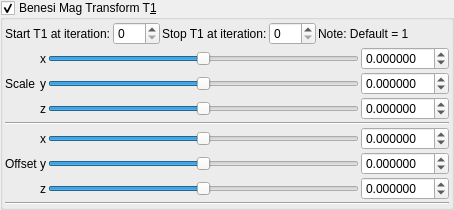
    <widget class="MyGroupBox" name="groupCheck_transf_benesi_T1_enabled_false">
     <property name="toolTip">
      <string/>
     </property>
     <property name="title">
      <string>Benesi Mag Transform T&amp;1</string>
     </property>
     <property name="checkable">
      <bool>true</bool>
     </property>
     <layout class="QVBoxLayout" name="verticalLayout_29" stretch="0,0,0">
      <property name="spacing">
       <number>2</number>
      </property>
      <property name="leftMargin">
       <number>2</number>
      </property>
      <property name="topMargin">
       <number>2</number>
      </property>
      <property name="rightMargin">
       <number>2</number>
      </property>
      <property name="bottomMargin">
       <number>2</number>
      </property>
      <item>
       <layout class="QGridLayout" name="gridLayout_62">
        <property name="spacing">
         <number>2</number>
        </property>
        <item row="1" column="5">
         <spacer name="horizontalSpacer_35">
          <property name="orientation">
           <enum>Qt::Horizontal</enum>
          </property>
          <property name="sizeHint" stdset="0">
           <size>
            <width>40</width>
            <height>20</height>
           </size>
          </property>
         </spacer>
        </item>
        <item row="1" column="2">
         <widget class="QLabel" name="label_247">
          <property name="text">
           <string>Stop T1 at iteration:</string>
          </property>
         </widget>
        </item>
        <item row="1" column="3">
         <widget class="MySpinBox" name="spinboxInt_transf_stop_iterationsT_1">
          <property name="sizePolicy">
           <sizepolicy hsizetype="Minimum" vsizetype="Maximum">
            <horstretch>0</horstretch>
            <verstretch>0</verstretch>
           </sizepolicy>
          </property>
          <property name="maximum">
           <number>250</number>
          </property>
         </widget>
        </item>
        <item row="1" column="1">
         <widget class="MySpinBox" name="spinboxInt_transf_start_iterations">
          <property name="sizePolicy">
           <sizepolicy hsizetype="Minimum" vsizetype="Maximum">
            <horstretch>0</horstretch>
            <verstretch>0</verstretch>
           </sizepolicy>
          </property>
          <property name="maximum">
           <number>250</number>
          </property>
         </widget>
        </item>
        <item row="1" column="0">
         <widget class="QLabel" name="label_246">
          <property name="text">
           <string>Start T1 at iteration:</string>
          </property>
         </widget>
        </item>
        <item row="1" column="4">
         <widget class="QLabel" name="label_140">
          <property name="text">
           <string>Note: Default = 1</string>
          </property>
         </widget>
        </item>
       </layout>
      </item>
      <item>
       <layout class="QGridLayout" name="gridLayout_63">
        <property name="spacing">
         <number>2</number>
        </property>
        <item row="6" column="1">
         <widget class="QLabel" name="label_125">
          <property name="sizePolicy">
           <sizepolicy hsizetype="Preferred" vsizetype="Preferred">
            <horstretch>0</horstretch>
            <verstretch>0</verstretch>
           </sizepolicy>
          </property>
          <property name="text">
           <string notr="true">z</string>
          </property>
          <property name="alignment">
           <set>Qt::AlignRight|Qt::AlignTrailing|Qt::AlignVCenter</set>
          </property>
         </widget>
        </item>
        <item row="5" column="3">
         <widget class="MyDoubleSpinBox" name="spinbox3_transf_offset_200_y">
          <property name="sizePolicy">
           <sizepolicy hsizetype="Minimum" vsizetype="Maximum">
            <horstretch>0</horstretch>
            <verstretch>0</verstretch>
           </sizepolicy>
          </property>
          <property name="prefix">
           <string/>
          </property>
          <property name="suffix">
           <string/>
          </property>
          <property name="decimals">
           <number>6</number>
          </property>
          <property name="minimum">
           <double>-99.989999999999995</double>
          </property>
          <property name="maximum">
           <double>99.989999999999995</double>
          </property>
          <property name="singleStep">
           <double>0.100000000000000</double>
          </property>
         </widget>
        </item>
        <item row="4" column="3">
         <widget class="MyDoubleSpinBox" name="spinbox3_transf_offset_200_x">
          <property name="sizePolicy">
           <sizepolicy hsizetype="Minimum" vsizetype="Maximum">
            <horstretch>0</horstretch>
            <verstretch>0</verstretch>
           </sizepolicy>
          </property>
          <property name="prefix">
           <string/>
          </property>
          <property name="suffix">
           <string/>
          </property>
          <property name="decimals">
           <number>6</number>
          </property>
          <property name="minimum">
           <double>-99.989999999999995</double>
          </property>
          <property name="maximum">
           <double>99.989999999999995</double>
          </property>
          <property name="singleStep">
           <double>0.100000000000000</double>
          </property>
         </widget>
        </item>
        <item row="5" column="2">
         <widget class="QSlider" name="slider3_transf_offset_200_y">
          <property name="sizePolicy">
           <sizepolicy hsizetype="Expanding" vsizetype="Maximum">
            <horstretch>0</horstretch>
            <verstretch>0</verstretch>
           </sizepolicy>
          </property>
          <property name="minimum">
           <number>-5000000</number>
          </property>
          <property name="maximum">
           <number>5000000</number>
          </property>
          <property name="singleStep">
           <number>1</number>
          </property>
          <property name="orientation">
           <enum>Qt::Horizontal</enum>
          </property>
         </widget>
        </item>
        <item row="6" column="3">
         <widget class="MyDoubleSpinBox" name="spinbox3_transf_offset_200_z">
          <property name="sizePolicy">
           <sizepolicy hsizetype="Minimum" vsizetype="Maximum">
            <horstretch>0</horstretch>
            <verstretch>0</verstretch>
           </sizepolicy>
          </property>
          <property name="prefix">
           <string/>
          </property>
          <property name="suffix">
           <string/>
          </property>
          <property name="decimals">
           <number>6</number>
          </property>
          <property name="minimum">
           <double>-99.989999999999995</double>
          </property>
          <property name="maximum">
           <double>99.989999999999995</double>
          </property>
          <property name="singleStep">
           <double>0.100000000000000</double>
          </property>
         </widget>
        </item>
        <item row="2" column="3">
         <widget class="MyDoubleSpinBox" name="spinbox3_transf_scale3D_222_z">
          <property name="sizePolicy">
           <sizepolicy hsizetype="Minimum" vsizetype="Maximum">
            <horstretch>0</horstretch>
            <verstretch>0</verstretch>
           </sizepolicy>
          </property>
          <property name="prefix">
           <string/>
          </property>
          <property name="suffix">
           <string/>
          </property>
          <property name="decimals">
           <number>6</number>
          </property>
          <property name="minimum">
           <double>-99.989999999999995</double>
          </property>
          <property name="maximum">
           <double>99.989999999999995</double>
          </property>
          <property name="singleStep">
           <double>0.100000000000000</double>
          </property>
         </widget>
        </item>
        <item row="2" column="2">
         <widget class="QSlider" name="slider3_transf_scale3D_222_z">
          <property name="sizePolicy">
           <sizepolicy hsizetype="Expanding" vsizetype="Maximum">
            <horstretch>0</horstretch>
            <verstretch>0</verstretch>
           </sizepolicy>
          </property>
          <property name="minimum">
           <number>-5000000</number>
          </property>
          <property name="maximum">
           <number>5000000</number>
          </property>
          <property name="singleStep">
           <number>1</number>
          </property>
          <property name="orientation">
           <enum>Qt::Horizontal</enum>
          </property>
         </widget>
        </item>
        <item row="4" column="2">
         <widget class="QSlider" name="slider3_transf_offset_200_x">
          <property name="sizePolicy">
           <sizepolicy hsizetype="Preferred" vsizetype="Preferred">
            <horstretch>0</horstretch>
            <verstretch>0</verstretch>
           </sizepolicy>
          </property>
          <property name="minimum">
           <number>-5000000</number>
          </property>
          <property name="maximum">
           <number>5000000</number>
          </property>
          <property name="singleStep">
           <number>1</number>
          </property>
          <property name="orientation">
           <enum>Qt::Horizontal</enum>
          </property>
         </widget>
        </item>
        <item row="6" column="2">
         <widget class="QSlider" name="slider3_transf_offset_200_z">
          <property name="sizePolicy">
           <sizepolicy hsizetype="Expanding" vsizetype="Maximum">
            <horstretch>0</horstretch>
            <verstretch>0</verstretch>
           </sizepolicy>
          </property>
          <property name="minimum">
           <number>-5000000</number>
          </property>
          <property name="maximum">
           <number>5000000</number>
          </property>
          <property name="singleStep">
           <number>1</number>
          </property>
          <property name="orientation">
           <enum>Qt::Horizontal</enum>
          </property>
         </widget>
        </item>
        <item row="5" column="0">
         <widget class="QLabel" name="label_259">
          <property name="text">
           <string>Offset</string>
          </property>
         </widget>
        </item>
        <item row="4" column="1">
         <widget class="QLabel" name="label_118">
          <property name="sizePolicy">
           <sizepolicy hsizetype="Preferred" vsizetype="Preferred">
            <horstretch>0</horstretch>
            <verstretch>0</verstretch>
           </sizepolicy>
          </property>
          <property name="text">
           <string notr="true">x</string>
          </property>
          <property name="alignment">
           <set>Qt::AlignRight|Qt::AlignTrailing|Qt::AlignVCenter</set>
          </property>
         </widget>
        </item>
        <item row="5" column="1">
         <widget class="QLabel" name="label_119">
          <property name="sizePolicy">
           <sizepolicy hsizetype="Preferred" vsizetype="Preferred">
            <horstretch>0</horstretch>
            <verstretch>0</verstretch>
           </sizepolicy>
          </property>
          <property name="text">
           <string notr="true">y</string>
          </property>
          <property name="alignment">
           <set>Qt::AlignRight|Qt::AlignTrailing|Qt::AlignVCenter</set>
          </property>
         </widget>
        </item>
        <item row="1" column="0">
         <widget class="QLabel" name="label_258">
          <property name="text">
           <string>Scale</string>
          </property>
         </widget>
        </item>
        <item row="0" column="1">
         <widget class="QLabel" name="label_126">
          <property name="sizePolicy">
           <sizepolicy hsizetype="Preferred" vsizetype="Preferred">
            <horstretch>0</horstretch>
            <verstretch>0</verstretch>
           </sizepolicy>
          </property>
          <property name="text">
           <string notr="true">x</string>
          </property>
          <property name="alignment">
           <set>Qt::AlignRight|Qt::AlignTrailing|Qt::AlignVCenter</set>
          </property>
         </widget>
        </item>
        <item row="1" column="1">
         <widget class="QLabel" name="label_127">
          <property name="sizePolicy">
           <sizepolicy hsizetype="Preferred" vsizetype="Preferred">
            <horstretch>0</horstretch>
            <verstretch>0</verstretch>
           </sizepolicy>
          </property>
          <property name="text">
           <string notr="true">y</string>
          </property>
          <property name="alignment">
           <set>Qt::AlignRight|Qt::AlignTrailing|Qt::AlignVCenter</set>
          </property>
         </widget>
        </item>
        <item row="2" column="1">
         <widget class="QLabel" name="label_128">
          <property name="sizePolicy">
           <sizepolicy hsizetype="Preferred" vsizetype="Preferred">
            <horstretch>0</horstretch>
            <verstretch>0</verstretch>
           </sizepolicy>
          </property>
          <property name="text">
           <string notr="true">z</string>
          </property>
          <property name="alignment">
           <set>Qt::AlignRight|Qt::AlignTrailing|Qt::AlignVCenter</set>
          </property>
         </widget>
        </item>
        <item row="0" column="2">
         <widget class="QSlider" name="slider3_transf_scale3D_222_x">
          <property name="sizePolicy">
           <sizepolicy hsizetype="Preferred" vsizetype="Preferred">
            <horstretch>0</horstretch>
            <verstretch>0</verstretch>
           </sizepolicy>
          </property>
          <property name="minimum">
           <number>-5000000</number>
          </property>
          <property name="maximum">
           <number>5000000</number>
          </property>
          <property name="singleStep">
           <number>1</number>
          </property>
          <property name="orientation">
           <enum>Qt::Horizontal</enum>
          </property>
         </widget>
        </item>
        <item row="0" column="3">
         <widget class="MyDoubleSpinBox" name="spinbox3_transf_scale3D_222_x">
          <property name="sizePolicy">
           <sizepolicy hsizetype="Minimum" vsizetype="Maximum">
            <horstretch>0</horstretch>
            <verstretch>0</verstretch>
           </sizepolicy>
          </property>
          <property name="prefix">
           <string/>
          </property>
          <property name="suffix">
           <string/>
          </property>
          <property name="decimals">
           <number>6</number>
          </property>
          <property name="minimum">
           <double>-99.989999999999995</double>
          </property>
          <property name="maximum">
           <double>99.989999999999995</double>
          </property>
          <property name="singleStep">
           <double>0.100000000000000</double>
          </property>
         </widget>
        </item>
        <item row="1" column="3">
         <widget class="MyDoubleSpinBox" name="spinbox3_transf_scale3D_222_y">
          <property name="sizePolicy">
           <sizepolicy hsizetype="Minimum" vsizetype="Maximum">
            <horstretch>0</horstretch>
            <verstretch>0</verstretch>
           </sizepolicy>
          </property>
          <property name="prefix">
           <string/>
          </property>
          <property name="suffix">
           <string/>
          </property>
          <property name="decimals">
           <number>6</number>
          </property>
          <property name="minimum">
           <double>-99.989999999999995</double>
          </property>
          <property name="maximum">
           <double>99.989999999999995</double>
          </property>
          <property name="singleStep">
           <double>0.100000000000000</double>
          </property>
         </widget>
        </item>
        <item row="3" column="0" colspan="4">
         <widget class="Line" name="line_53">
          <property name="orientation">
           <enum>Qt::Horizontal</enum>
          </property>
         </widget>
        </item>
        <item row="1" column="2">
         <widget class="QSlider" name="slider3_transf_scale3D_222_y">
          <property name="sizePolicy">
           <sizepolicy hsizetype="Expanding" vsizetype="Maximum">
            <horstretch>0</horstretch>
            <verstretch>0</verstretch>
           </sizepolicy>
          </property>
          <property name="minimum">
           <number>-5000000</number>
          </property>
          <property name="maximum">
           <number>5000000</number>
          </property>
          <property name="singleStep">
           <number>1</number>
          </property>
          <property name="orientation">
           <enum>Qt::Horizontal</enum>
          </property>
         </widget>
        </item>
       </layout>
      </item>
      <item>
       <widget class="Line" name="line_55">
        <property name="orientation">
         <enum>Qt::Horizontal</enum>
        </property>
       </widget>
      </item>
     </layout>
    </widget>
